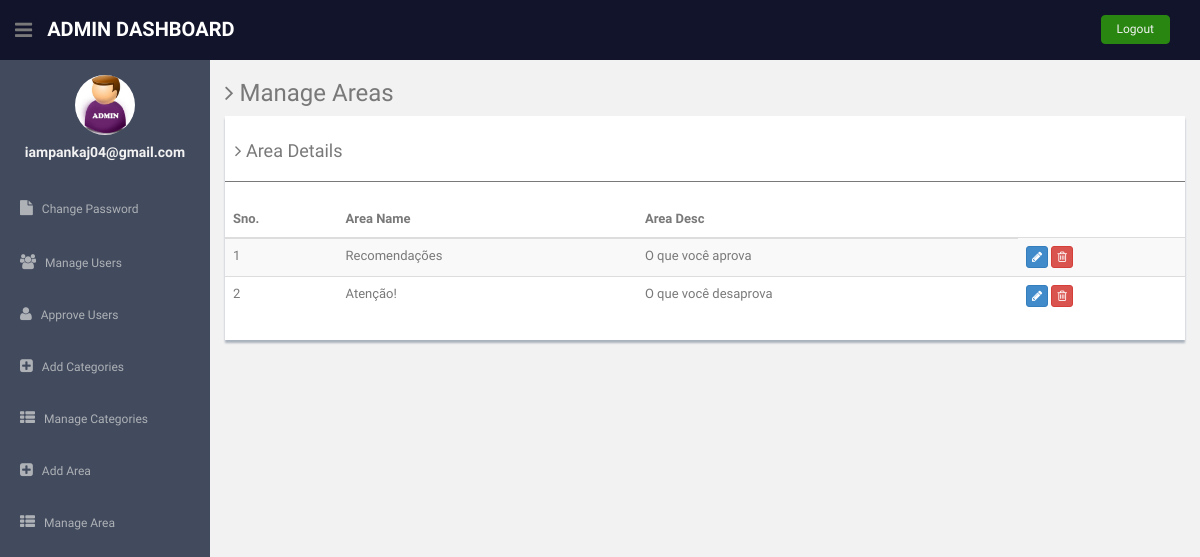
/admin/manage_area.php (signed in), run on the app's committed database.
### tables this page shows
CREATE TABLE IF NOT EXISTS `areas` (
  `id` int(11) NOT NULL AUTO_INCREMENT,
  `area_name` varchar(50) NOT NULL,
  `area_desc` varchar(200) NOT NULL,
  `categories` varchar(30) NOT NULL,
  PRIMARY KEY (`id`)
);

### admin/manage_area.php (the view, shortened to what this page needs)
<!DOCTYPE html>
<html lang="en">
  <head>
    <link href="assets/css/bootstrap.css" rel="stylesheet">
    <link href="assets/font-awesome/css/font-awesome.css" rel="stylesheet" />
    <link href="assets/css/style.css" rel="stylesheet">
    <link href="assets/css/style-responsive.css" rel="stylesheet">
  </head>
  <body>
  <section id="container" >
      <header class="header black-bg">
              <div class="sidebar-toggle-box">
                  <div class="fa fa-bars tooltips" data-placement="right" data-original-title="Toggle Navigation"></div>
              </div>
            <a href="#" class="logo"><b>Admin Dashboard</b></a>
            <div class="top-menu">
            	<ul class="nav pull-right top-menu">
                    <li><a class="logout" href="logout.php">Logout</a></li>
            	</ul>
            </div>
        </header>
      <aside>
                <div id="sidebar"  class="nav-collapse ">
              <ul class="sidebar-menu" id="nav-accordion">
              	  <p class="centered"><a href="#"><img src="assets/img/admin.jpg" class="img-circle" width="60"></a></p>
              	  <h5 class="centered"><?php echo $_SESSION['login'];?></h5>
                  <li class="mt">
                      <a href="change-password.php">
                          <i class="fa fa-file"></i>
                          <span>Change Password</span>
                      </a>
                  </li>
                  <li class="sub-menu">
                      <a href="manage-users.php" >
                          <i class="fa fa-users"></i>
                          <span>Manage Users</span>
                      </a>
                  </li>
                  <li class="sub-menu">
                      <a href="approve-users.php" >
                          <i class="fa fa-user"></i>
                          <span>Approve Users</span>
                      </a>
                  </li>
                  <li class="sub-menu">
                      <a href="add_cat.php" >
                          <i class="fa fa-plus-square"></i>
                          <span>Add Categories</span>
                      </a>
                  </li>
				  <li class="sub-menu">
                      <a href="manage_cat.php" >
                          <i class="fa fa-th-list"></i>
                          <span>Manage Categories</span>
                      </a>
                  </li>
				  <li class="sub-menu">
                      <a href="add_area.php" >
                          <i class="fa fa-plus-square"></i>
                          <span>Add Area</span>
                      </a>
                  </li>
				  <li class="sub-menu">
                      <a href="manage_area.php" >
                          <i class="fa fa-th-list"></i>
                          <span>Manage Area</span>
                      </a>
                  </li>
              </ul>
          </div>
	</aside>
      <section id="main-content">
          <section class="wrapper">
          	<h3><i class="fa fa-angle-right"></i> Manage Areas</h3>
				<div class="row">
                  <div class="col-md-12">
                      <div class="content-panel">
                          <table class="table table-striped table-advance table-hover">
	                  	  	  <h4><i class="fa fa-angle-right"></i> Area Details </h4>
	                  	  	  <hr>
                              <thead>
                              <tr>
                                  <th>Sno.</th>
                                  <th> Area Name</th>
                                  <th> Area Desc</th>
                              </tr>
                              </thead>
                              <tbody>
                              <?php $ret=mysql_query("select * from areas");
							  $cnt=1;
							  while($row=mysql_fetch_array($ret))
							  {?>
                              <tr>
                              <td><?php echo $cnt;?></td>
                                  <td><?php echo $row['area_name'];?></td>
                                  <td><?php echo $row['area_desc'];?></td>
                                  <td>
                                     <a href="update-area.php?id=<?php echo $row['id'];?>">
                                     <button class="btn btn-primary btn-xs"><i class="fa fa-pencil"></i></button></a>
                                     <a href="manage_area.php?id=<?php echo $row['id'];?>">
                                     <button class="btn btn-danger btn-xs" onClick="return confirm('Do you really want to delete');"><i class="fa fa-trash-o "></i></button></a>
                                  </td>
                              </tr>
                              <?php $cnt=$cnt+1; }?>
                              </tbody>
                          </table>
                      </div>
                  </div>
              </div>
		</section>
      </section
  ></section>
  </body>
</html>

### admin/assets/css/style.css (style rules this page uses)
body { color: #797979; background: #f2f2f2; font-family: 'Ruda', sans-serif; padding: 0px !important; margin: 0px !important; font-size:13px; }
ul li { list-style: none; }
a, a:hover, a:focus { text-decoration: none; outline: none; }
#container { width: 100%; height: 100%; }
hr { margin-top: 20px; margin-bottom: 20px; border: 0; border-top: 1px solid #797979; }
.centered { text-align: center; }
.mt { margin-top: 25px; }
ul.top-menu > li > .logout { color: #f2f2f2; font-size: 12px; border-radius: 4px; -webkit-border-radius: 4px; border: 1px solid #288611 !important; padding: 5px 15px; margin-right: 15px; background: #288611; margin-top: 15px; }
#sidebar { width: 210px; height: 100%; position: fixed; background: #424a5d; }
#sidebar h5 { color: #f2f2f2; font-weight: 700; }
#sidebar ul li { position: relative; }
ul.sidebar-menu , ul.sidebar-menu li ul.sub { margin: -2px 0 0; padding: 0; }
ul.sidebar-menu { margin-top: 75px; }
ul.sidebar-menu li { margin-bottom: 5px; margin-left:10px; margin-right:10px; }
ul.sidebar-menu li.sub-menu { line-height: 15px; }
ul.sidebar-menu li a span { display: inline-block; }
ul.sidebar-menu li a { color: #aeb2b7; text-decoration: none; display: block; padding: 15px 0 15px 10px; font-size: 12px; outline: none; -webkit-transition: all 0.3s ease; -moz-transition: all 0.3s ease; -o-transition: all 0.3s ease; -ms-transition: all 0.3s ease; transition: all 0.3s ease; }
ul.sidebar-menu li a i { font-size: 15px; padding-right: 6px; }
#main-content { margin-left: 210px; }
.header, .footer { min-height: 60px; padding: 0 15px; }
.header { position: fixed; left: 0; right: 0; z-index: 1002; }
.black-bg { background: #11142B; border-bottom: 1px solid #11142B; }
.wrapper { display: inline-block; margin-top: 60px; padding-left: 15px; padding-right: 15px; padding-bottom: 15px; padding-top: 0px; width: 100%; }
a.logo { font-size: 20px; color: #ffffff; float: left; margin-top: 15px; text-transform: uppercase; }
a.logo b { font-weight: 900; }
#top_menu .nav > li, ul.top-menu > li { float: left; }
ul.top-menu > li > a { color: #666666; font-size: 16px; border-radius: 4px; -webkit-border-radius: 4px; border:1px solid #666666 !important; padding: 2px 6px; margin-right: 15px; }
.sidebar-toggle-box { float: left; padding-right: 15px; margin-top: 20px; }
.sidebar-toggle-box .fa-bars { cursor: pointer; display: inline-block; font-size: 20px; }
.content-panel { background: #ffffff; box-shadow: 0px 3px 2px #aab2bd; padding-top: 15px; padding-bottom: 5px; }
.content-panel h4 { margin-left: 10px; }

### data on the page
areas: area_name "Recomendações", area_desc "O que você aprova"
areas: area_name "Atenção!", area_desc "O que você desaprova"

### other printed values
$_SESSION['login'] "iampankaj04@gmail.com"
